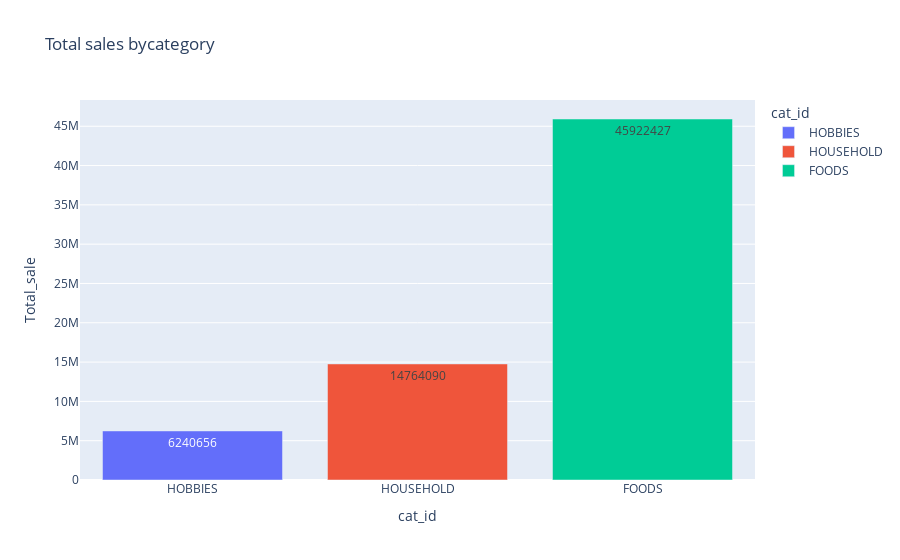

The code cell stored with this chart in its notebook:
### Markdown cell above
# Total Sales of by category

### Code cell
temp_dataframe=DF_MAIN.groupby('cat_id',as_index=False,sort=False).agg(Total_sale=('sold',np.sum))
px.bar(temp_dataframe, x="cat_id", y="Total_sale", color="cat_id", title="Total sales bycategory",text='Total_sale')

### Figure 1 — Plotly figure (JSON) as saved in the notebook; plotly's stock layout.template omitted (floating-point values rounded to 4 significant figures)
{"data": [{"alignmentgroup": "True", "hovertemplate": "cat_id=%{x}<br>Total_sale=%{text}<extra></extra>", "legendgroup": "HOBBIES", "marker": {"color": "#636efa", "pattern": {"shape": ""}}, "name": "HOBBIES", "offsetgroup": "HOBBIES", "orientation": "v", "showlegend": true, "text": [6240656], "textposition": "auto", "type": "bar", "x": ["HOBBIES"], "xaxis": "x", "y": [6240656], "yaxis": "y"}, {"alignmentgroup": "True", "hovertemplate": "cat_id=%{x}<br>Total_sale=%{text}<extra></extra>", "legendgroup": "HOUSEHOLD", "marker": {"color": "#EF553B", "pattern": {"shape": ""}}, "name": "HOUSEHOLD", "offsetgroup": "HOUSEHOLD", "orientation": "v", "showlegend": true, "text": [14764090], "textposition": "auto", "type": "bar", "x": ["HOUSEHOLD"], "xaxis": "x", "y": [14764090], "yaxis": "y"}, {"alignmentgroup": "True", "hovertemplate": "cat_id=%{x}<br>Total_sale=%{text}<extra></extra>", "legendgroup": "FOODS", "marker": {"color": "#00cc96", "pattern": {"shape": ""}}, "name": "FOODS", "offsetgroup": "FOODS", "orientation": "v", "showlegend": true, "text": [45922427], "textposition": "auto", "type": "bar", "x": ["FOODS"], "xaxis": "x", "y": [45922427], "yaxis": "y"}], "layout": {"barmode": "relative", "legend": {"title": {"text": "cat_id"}, "tracegroupgap": 0}, "title": {"text": "Total sales bycategory"}, "xaxis": {"anchor": "y", "categoryarray": ["HOBBIES", "HOUSEHOLD", "FOODS"], "categoryorder": "array", "domain": [0, 1], "title": {"text": "cat_id"}}, "yaxis": {"anchor": "x", "domain": [0, 1], "title": {"text": "Total_sale"}}}}
